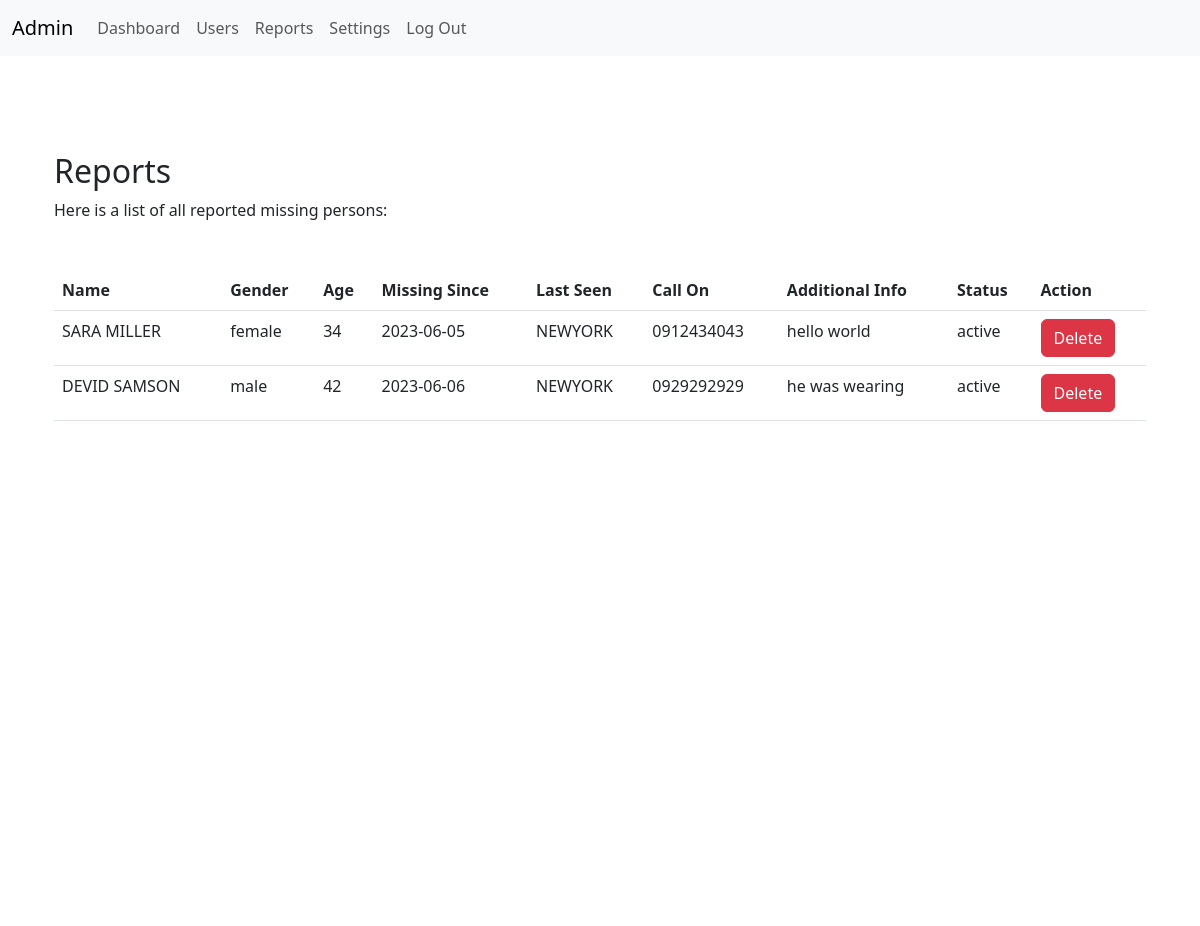
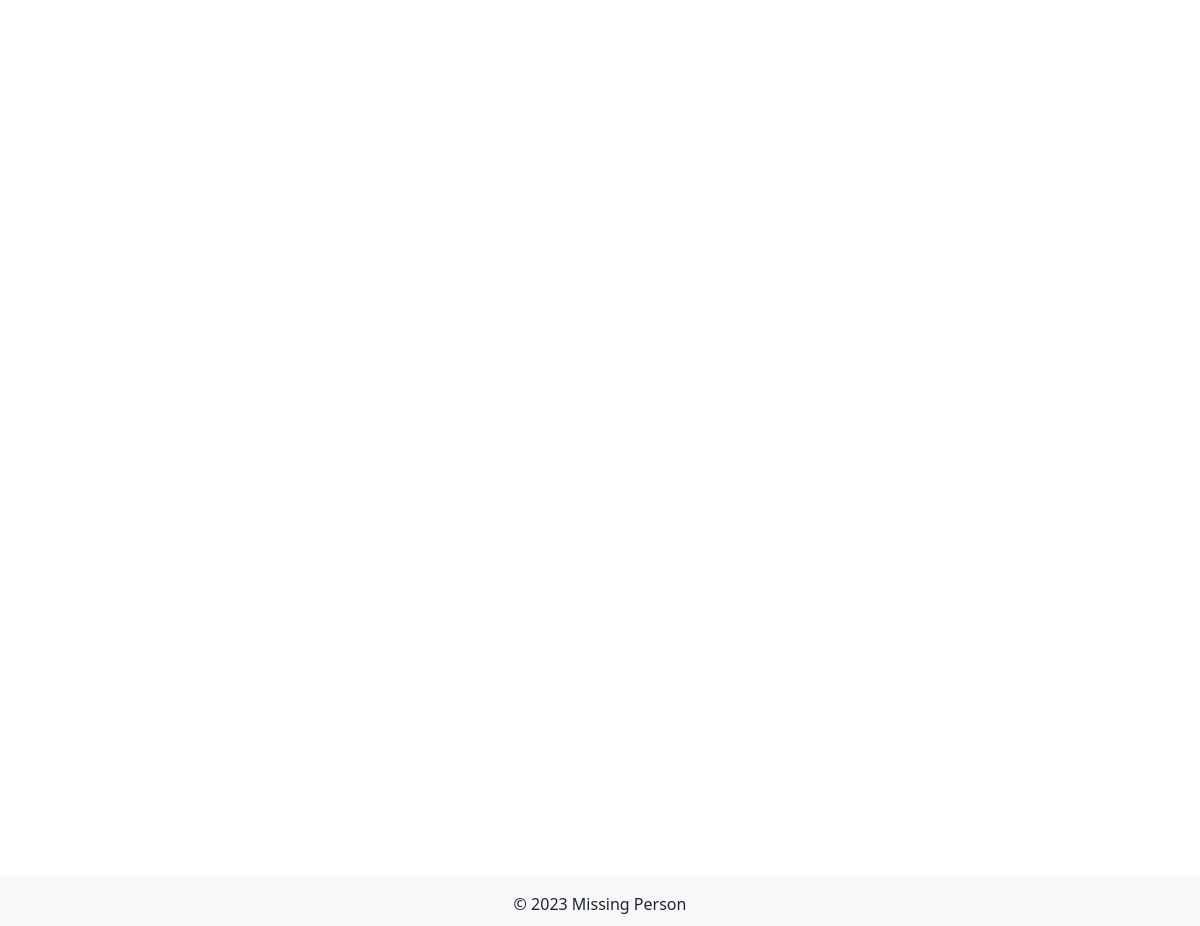
Page /admin/reports (signed in) on the committed database (2 pictures, top to bottom).
### tables this page shows
CREATE TABLE post (
  id INTEGER PRIMARY KEY AUTOINCREMENT,
  finder_id INTEGER NOT NULL,
  created TIMESTAMP NOT NULL DEFAULT CURRENT_TIMESTAMP,
  missed_name TEXT NOT NULL,
  since TEXT NOT NULL,
  missing_from TEXT NOT NULL,
  gender TEXT NOT NULL,
  age TEXT NOT NULL,
  call_on TEXT NOT NULL,
  additional_info TEXT NOT NULL,
  photo_url TEXT NOT NULL,
  status TEXT NOT NULL,
  FOREIGN KEY (finder_id) REFERENCES user (id)
);

### missing/admin.py (the view)
@bp.route('/reports')
@login_required_role(1)  # '1' is the role_id for the admin role
def reports():
    db = get_db()
    reports = db.execute('SELECT * FROM post').fetchall()
    return render_template('admin/reports.html', reports=reports)

### missing/auth.py (called while the page is built)
def login_required_role(role_id):
    def decorator(f):
        @functools.wraps(f)
        def wrapped_view(*args, **kwargs):
            if g.user is None:
                return redirect(url_for('auth.login'))
            if g.user['role_id'] != role_id:
                return redirect(url_for('auth.unauthorized'))
            return f(*args, **kwargs)
        return wrapped_view
    return decorator

@bp.before_app_request
def load_logged_in_user():
    user_id = session.get('user_id')
    if user_id is None:
        g.user = None
    else:
        db = get_db()
        g.user = db.execute(
            'SELECT * FROM user WHERE id = ?', (user_id,)
        ).fetchone()

### missing/db.py (called while the page is built)
def get_db():
    if 'db' not in g:
        g.db = sqlite3.connect(
            current_app.config['DATABASE'],
            detect_types=sqlite3.PARSE_DECLTYPES
        )
        g.db.row_factory = sqlite3.Row
    return g.db

### missing/templates/admin/reports.html (shortened to what this page needs)
{% extends "admin/layout.html" %}
{% block content %}
  <div class="container mt-5">
    <h2>Reports</h2>
    <p>Here is a list of all reported missing persons:</p>
    <div class="table-responsive mt-5">
      <table class="table">
        <thead>
          <tr>
            <th>Name</th>
            <th>Gender</th>
            <th>Age</th>
            <th>Missing Since</th>
            <th>Last Seen</th>
            <th>Call On</th>
            <th>Additional Info</th>
            <th>Status</th>
            <th>Action</th>
          </tr>
        </thead>
        <tbody>
          {% for post in reports %}
            <tr>
              <td>{{ post['missed_name'] }}</td>
              <td>{{ post['gender'] }}</td>
              <td>{{ post['age'] }}</td>
              <td>{{ post['since'] }}</td>
              <td>{{ post['missing_from'] }}</td>
              <td>{{ post['call_on'] }}</td>
              <td>{{ post['additional_info']}}</td>
              <td>{{ post['status'] }}</td>
              <td>
                <form action="{{ url_for('blog.delete', id=post['id']) }}" method="post" onsubmit="return confirm('Are you sure?');">
                  <button class="btn btn-danger" type="submit">Delete</button>
                </form>
              </td>
            </tr>
          {% endfor %}
        </tbody>
      </table>
    </div>
  </div>
{% endblock %}

### missing/static/css/style.css (style rules this page uses)
body { background-color: #e0edf9; }
body { min-height: 100vh; display: flex; flex-direction: column; }
.container { min-height: 200vh; margin: 50px; }

### rows in the picture
post: missed_name "SARA MILLER", gender "female", age "34", since "2023-06-05", missing_from "NEWYORK", call_on "0912434043", additional_info "hello world", status "active"
post: missed_name "DEVID SAMSON", gender "male", age "42", since "2023-06-06", missing_from "NEWYORK", call_on "0929292929", additional_info "he was wearing", status "active"
